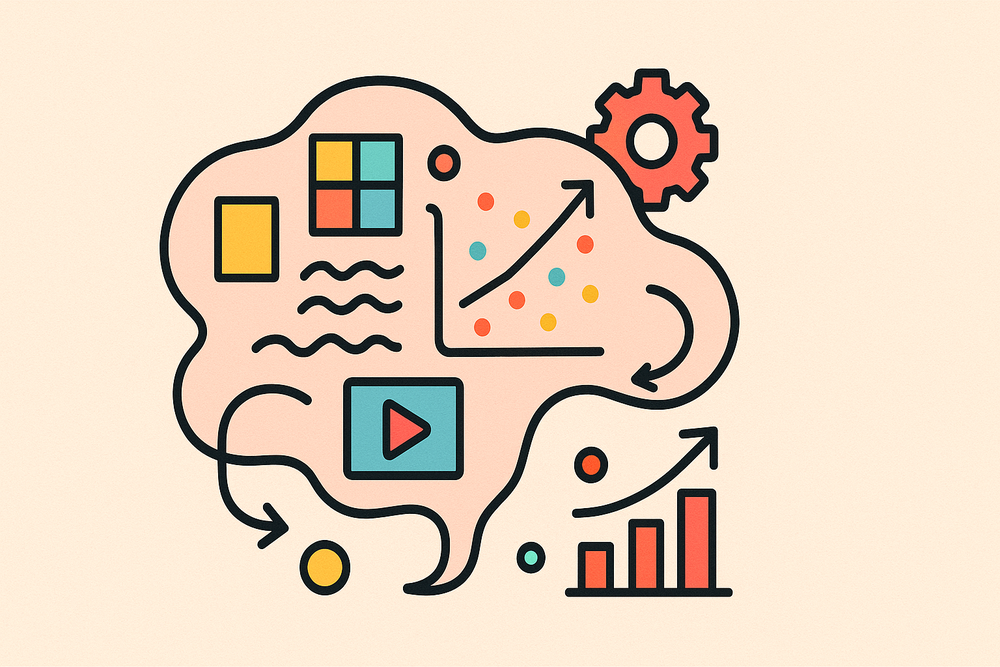
#> input picture ADD_URL_TO_IMAGE/a.png, 1000 x 667 px, shrunk from 1536 x 1024 before the run
$ jupyter execute img_annotate.ipynb   (older library calls are emulated)
#> lines starting #> are read from the running program, lines starting #| are printed output that depends on the picture
[cell 1]
from PIL import Image, ImageDraw, ImageFont
import os

def add_text_box_below_image(image_filename, text):
    # Load image
#> called with image_filename = 'a.png'
    image = Image.open(image_filename).convert("RGBA")
    width, height = image.size
#> width = 1000; height = 667

    # Font setup (Arial from macOS system path)
    try:
        font = ImageFont.truetype("/System/Library/Fonts/Supplemental/Arial.ttf", 30)
    except IOError:
        raise Exception("Arial font not found. Adjust the path if necessary.")

    # Set padding and calculate text box size
    padding = 10
    dummy_draw = ImageDraw.Draw(image)
    text_width, text_height = dummy_draw.textsize(text, font=font)
#> text_width = 1670; text_height = 34

    box_width = int(width * 1)
#> box_width = 1000
    box_height = text_height + 2 * padding
#> box_height = 54
    new_height = height + box_height
#> new_height = 721

    # Create new image with extended canvas
    new_image = Image.new('RGBA', (width, new_height), (255, 255, 255, 0))
    new_image.paste(image, (0, 0))
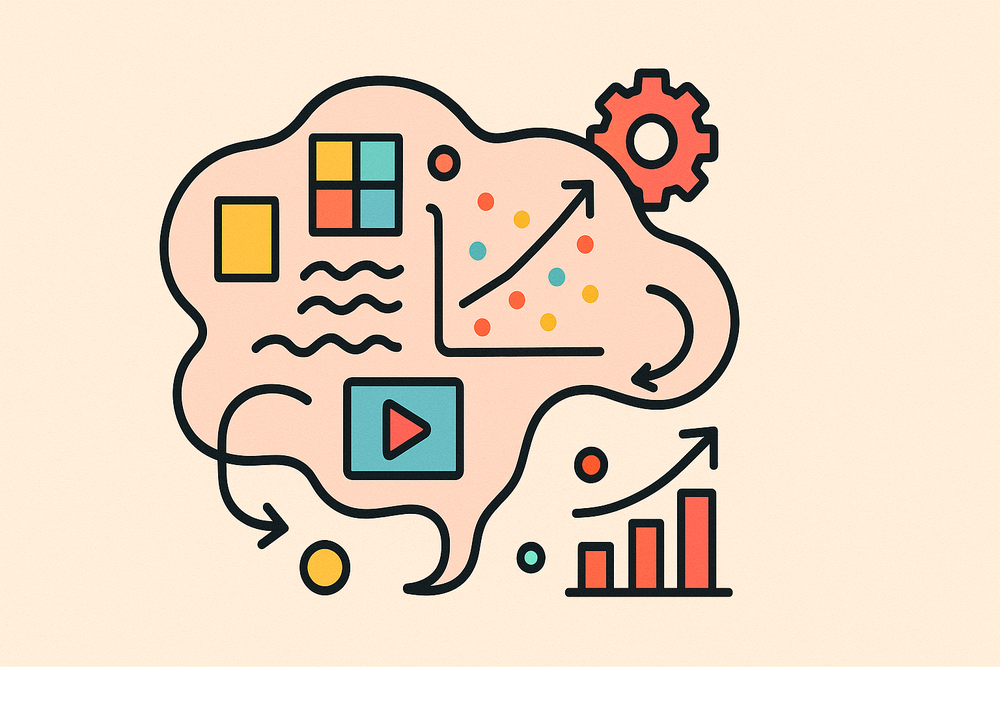
#> new_image: PIL image 1000x721 RGBA; mean R, G, B, A 233.8, 215.5, 197.3, 235.9; transparent parts drawn white

    # Position and draw box
    box_x0 = (width - box_width) // 2
#> box_x0 = 0
    box_x1 = box_x0 + box_width
#> box_x1 = 1000

    # --- Sample background color from bottom-center pixel of original image
    background_sample = image.getpixel((width // 2, height - 1))  # RGBA
#> background_sample = (255, 242, 224, 255)

    # Make the sampled color semi-transparent
    background_with_alpha = background_sample[:3] + (220,)  # Add alpha
#> background_with_alpha = (255, 242, 224, 220)

    # Draw the new box using the sampled color
    overlay = Image.new('RGBA', (width, box_height), (255, 255, 255, 0))
    draw = ImageDraw.Draw(overlay)
    draw.rectangle([box_x0, 0, box_x1, box_height], fill=background_with_alpha)

    # Draw text centered inside the new box
    text_x = (width - text_width) // 2
#> text_x = -335
    text_y = padding
    draw.text((text_x, text_y), text, font=font, fill=(0, 0, 0, 255))

    # Paste the box onto the bottom of the new image
    new_image.paste(overlay, (0, height), overlay)
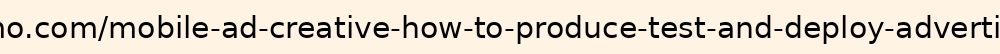
#> overlay: PIL image 1000x54 RGBA; mean R, G, B, A 225.7, 214.2, 198.3, 224; transparent parts drawn white
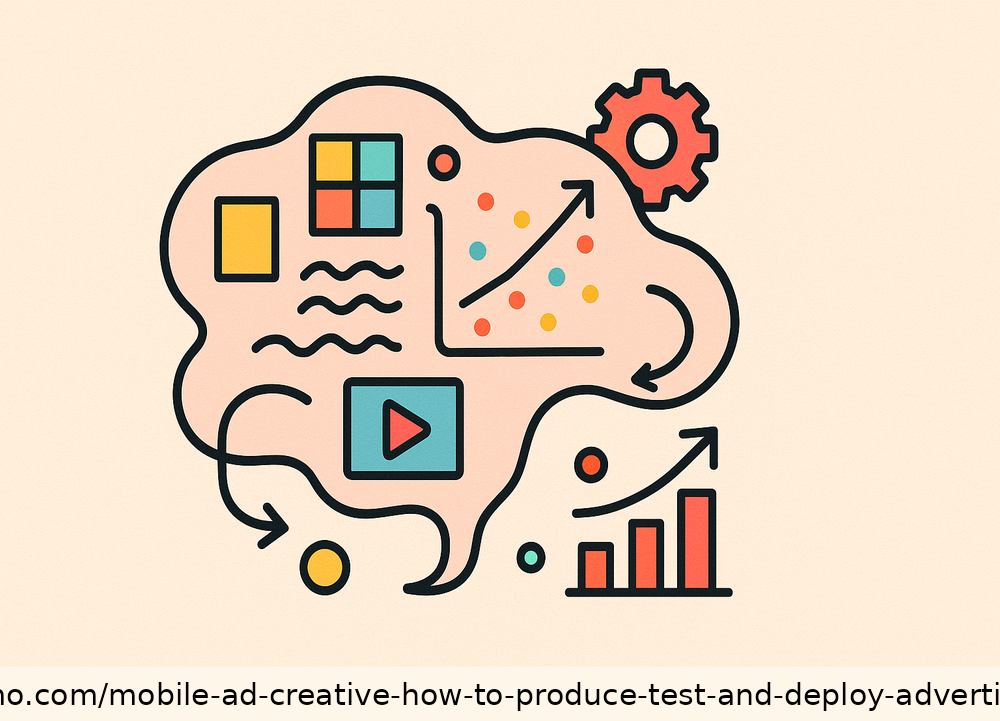
#> new_image: PIL image 1000x721 RGBA; mean R, G, B, A 231.7, 212.7, 193.4, 250.7; transparent parts drawn white

    # Save result as .jpg
    base_name = os.path.splitext(os.path.basename(image_filename))[0]
    output_filename = f"annotated_{base_name}.jpg"
    new_image.convert("RGB").save(output_filename, format="JPEG")
    print(f"Saved image with extended text box as '{output_filename}'.")

# Example usage
add_text_box_below_image("a.png", \
    "https://mobiledevmemo.com/mobile-ad-creative-how-to-produce-test-and-deploy-advertising-creative-at-scale/")
